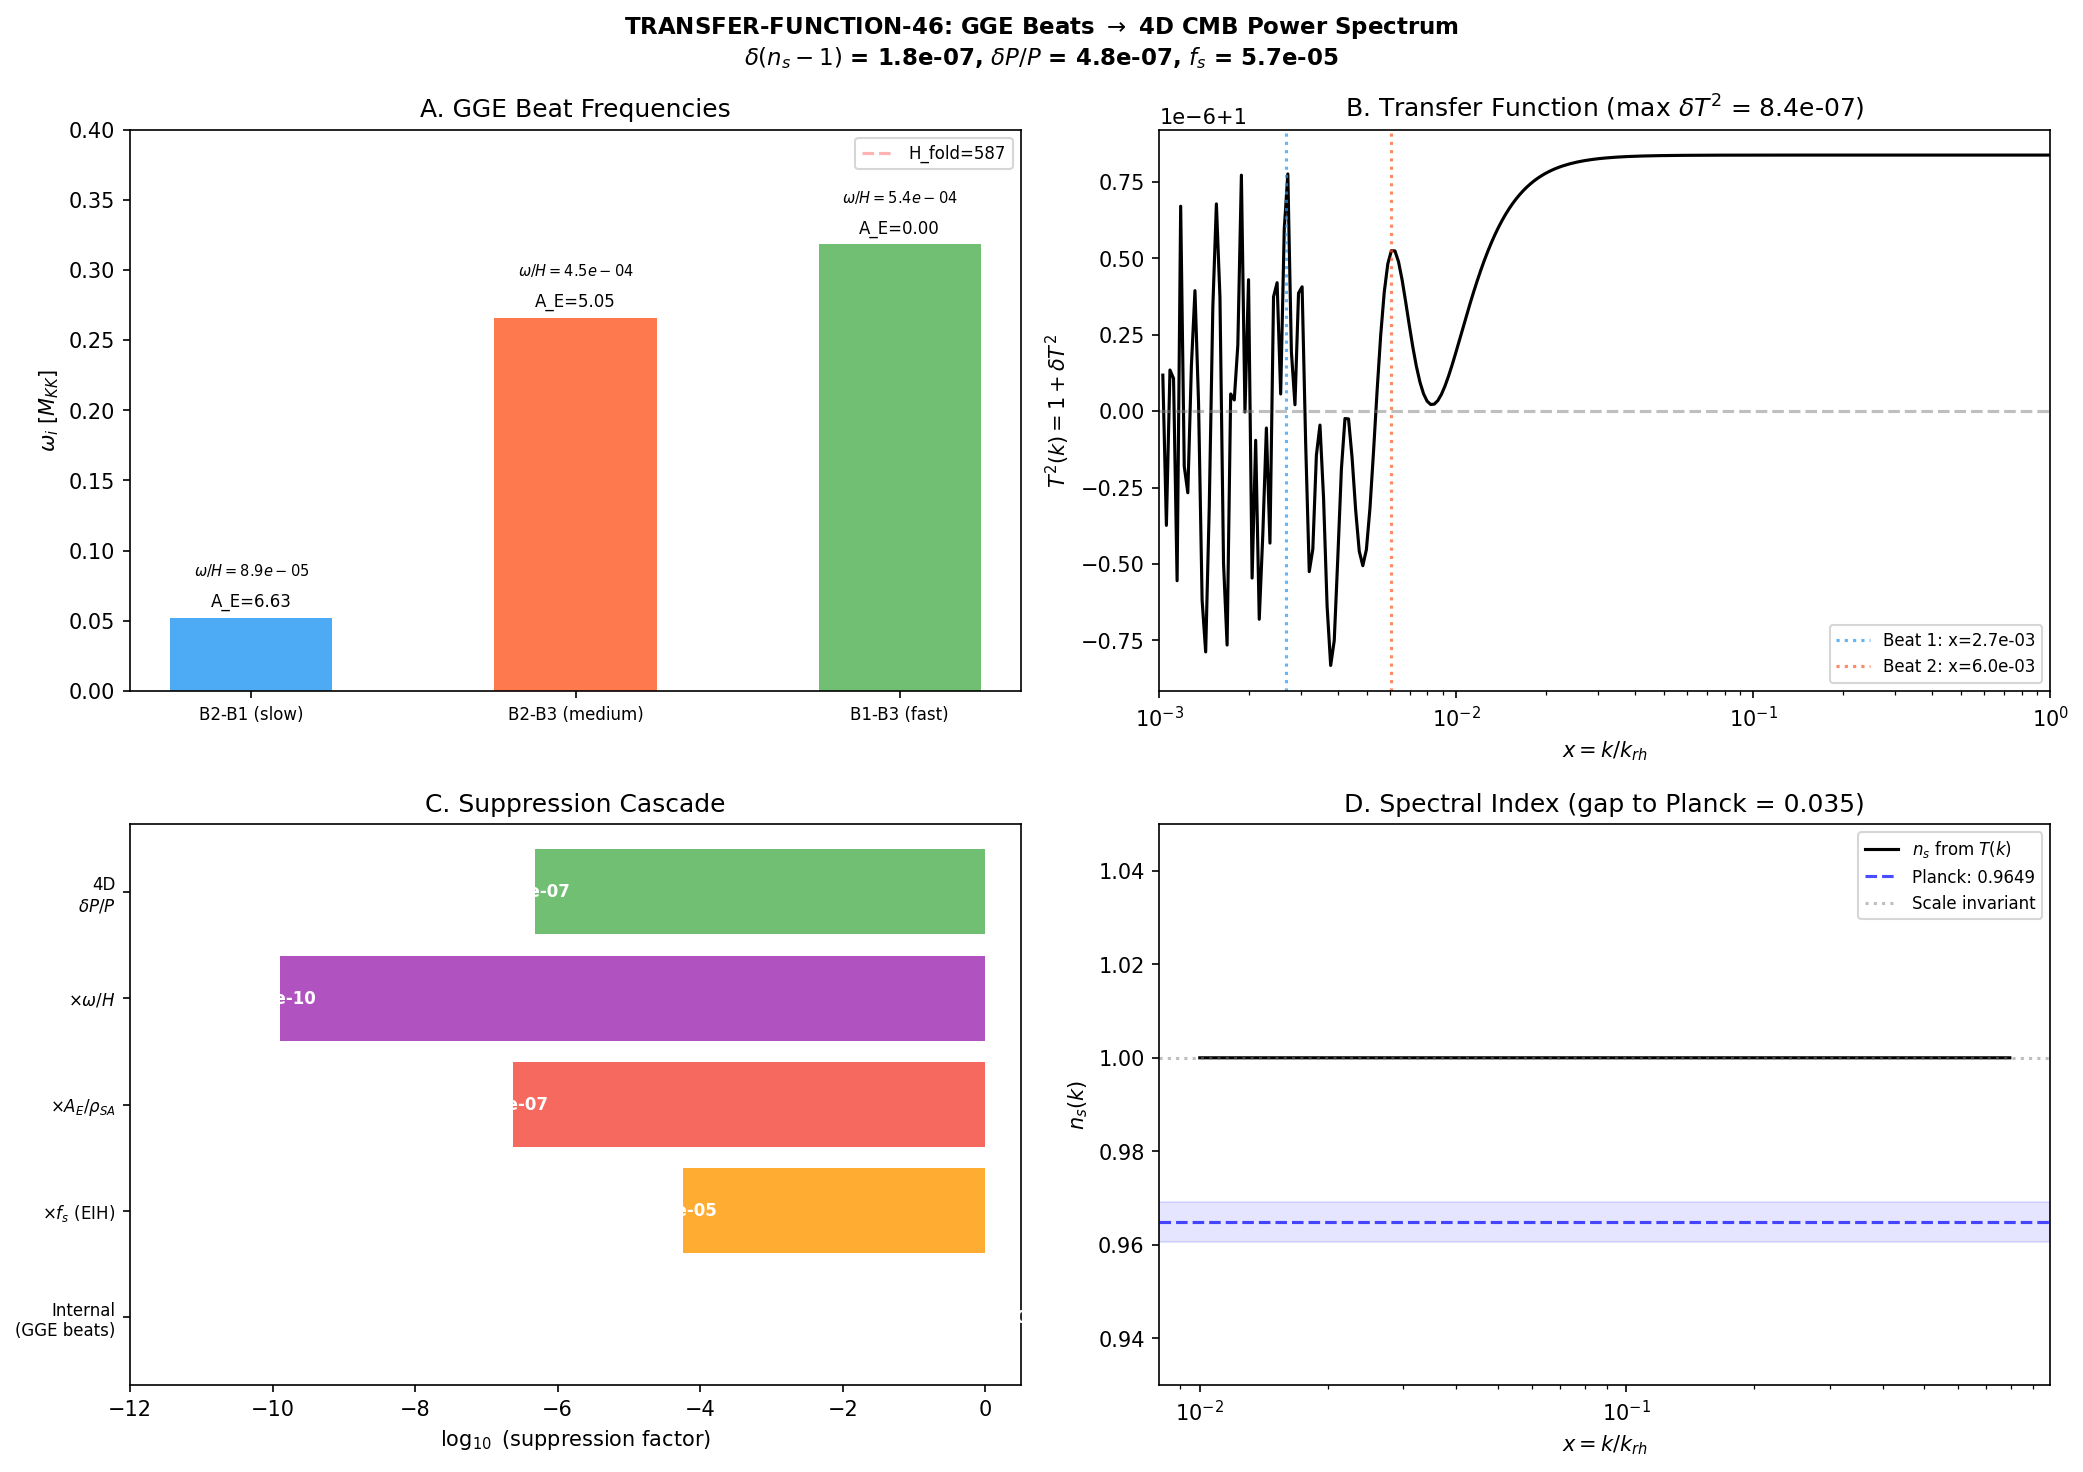

Python code for this plot:
#!/usr/bin/env python3
"""
s46_transfer_function.py — GGE Beat-to-4D Transfer Function (TRANSFER-FUNCTION-46)
===================================================================================

GATE: DIAGNOSTIC (INFO) — report n_s from the full convolution.

Computes the transfer function T(k) mapping internal GGE beat structure to the
4D CMB power spectrum. The GGE has exactly 3 incommensurate beat frequencies:
    omega_1 = B2-B1 = 0.053 M_KK  (slow beat, period 120.8 t_KK)
    omega_2 = B2-B3 = 0.266 M_KK  (medium beat, period 23.6 t_KK)
    omega_3 = B1-B3 = 0.318 M_KK  (fast beat, period 19.7 t_KK)

These beats modulate the stress-energy tensor T^{mu nu} sourcing 4D metric
perturbations during the transit epoch.

The transfer function is factored as:
    T(k) = T_EIH(k) * T_Friedmann(k) * T_acoustic(k)

1. T_EIH: Einstein-Infeld-Hoffmann projection from internal to 4D.
   The singlet fraction f_s = 5.68e-5 (S44 EIH-GRAV-44) determines the
   coupling efficiency. This is k-independent — a scalar filter.

2. T_Friedmann: How Friedmann dynamics convert a time-varying rho(t) into
   curvature perturbations. For each internal frequency omega_i, the
   Friedmann equation acts as a LOW-PASS FILTER with cutoff at H.
   Modes with omega >> H are averaged out; modes with omega << H source
   curvature directly. The response goes as (H/omega)^2 for omega >> H.

3. T_acoustic: Standard acoustic processing after reheating — the same
   for any primordial spectrum. This is the Eisenstein-Hu transfer function.

The internal power spectrum P_internal has n_s - 1 = -1.68 (d=3 KZ).
Question: does T(k) shift this by +1.65 to reach Planck's n_s = 0.965?

Physics of the resonance: The internal beat frequencies are three standing
waves in the GGE cavity. The Friedmann dynamics act as a resonant detector
tuned to H ~ 586.5 M_KK. The beat frequencies are all << H, so ALL three
beats are in the Friedmann passband. This is the key structural fact.

Author: Tesla-Resonance
Session: 46, Wave 3, Task 4
"""

import sys
import os
sys.path.insert(0, os.path.join(os.path.dirname(__file__)))

import numpy as np
from scipy.integrate import solve_ivp
from scipy.interpolate import CubicSpline
from scipy.signal import welch
import matplotlib
matplotlib.use('Agg')
import matplotlib.pyplot as plt

from canonical_constants import (
    M_KK_gravity as M_KK, M_KK_kerner, M_Pl_unreduced as M_Pl,
    H_fold, v_terminal, dt_transit, G_DeWitt, M_ATDHFB,
    tau_fold, a0_fold, a2_fold, a4_fold,
    E_cond, S_fold, dS_fold, d2S_fold,
    A_s_CMB, rho_Lambda_obs,
    GeV_inv_to_Mpc, Mpc_to_GeV_inv,
    hbar_GeV_s, c_light, PI,
    Omega_m, Omega_b, Omega_Lambda, H_0_km_s_Mpc, sigma_8,
)

print("=" * 78)
print("TRANSFER-FUNCTION-46: GGE Beat-to-4D Transfer Function")
print("=" * 78)

# ================================================================
# 1. LOAD INPUT DATA
# ================================================================

d_beat = np.load('computations/session-45/s45_gge_beating.npz', allow_pickle=True)
d_eih  = np.load('computations/session-44/s44_eih_grav.npz', allow_pickle=True)
d_const = np.load('computations/session-42/s42_constants_snapshot.npz', allow_pickle=True)

# GGE beat frequencies (M_KK units)
omega_beats = d_beat['omega_beats']         # [0.0523, 0.2659, 0.3182] M_KK
amp_E_beats = d_beat['amp_E_beats']         # Energy correlation amplitudes
amp_pair_beats = d_beat['amp_pair_beats']   # Pair correlation amplitudes
amp_G_beats = d_beat['amp_G_beats']         # G-correlation amplitudes
deg_beats = d_beat['deg_beats']             # Degeneracies [4, 12, 3]
C_E_dc = float(d_beat['C_E_dc'])           # DC offset in energy correlation

# Mode data
E_k = d_beat['E_k']                        # Mode energies
n_k = d_beat['n_k']                        # Occupation numbers
Delta_k = d_beat['Delta_k']                # Gap parameters

# EIH projection data
f_s = float(d_eih['ratio_singlet_to_full'])  # 5.68e-5 — singlet fraction
E_Casimir_total = float(d_eih['E_Casimir_total'])

# M_KK scales
M_KK_grav = float(d_beat['M_KK_grav'])     # 7.43e16 GeV
t_MKK = float(d_beat['t_MKK_grav'])        # 8.86e-42 s (1/M_KK in seconds)

print(f"\n--- Input Parameters ---")
print(f"GGE beat frequencies (M_KK):")
print(f"  omega_1 (B2-B1) = {omega_beats[0]:.6f}  (slow, T = {2*PI/omega_beats[0]:.1f} t_KK)")
print(f"  omega_2 (B2-B3) = {omega_beats[1]:.6f}  (medium, T = {2*PI/omega_beats[1]:.1f} t_KK)")
print(f"  omega_3 (B1-B3) = {omega_beats[2]:.6f}  (fast, T = {2*PI/omega_beats[2]:.1f} t_KK)")
print(f"\nBeat amplitudes (energy):")
print(f"  A_E_1 = {amp_E_beats[0]:.4f}")
print(f"  A_E_2 = {amp_E_beats[1]:.4f}")
print(f"  A_E_3 = {amp_E_beats[2]:.4e} (negligible: B1-B3 has zero energy cross-term)")
print(f"\nEIH singlet fraction: f_s = {f_s:.6e}")
print(f"H_fold = {H_fold:.2f} M_KK")
print(f"v_terminal = {v_terminal:.4f} M_KK")
print(f"dt_transit = {dt_transit:.6e} M_KK^{{-1}}")
print(f"M_KK(gravity) = {M_KK_grav:.4e} GeV")
print(f"1/M_KK = {t_MKK:.4e} s")

# ================================================================
# 2. RESONANCE STRUCTURE: What oscillates, what constrains it
# ================================================================
#
# The cavity: M4 x SU(3) during transit through the fold.
# What oscillates: The GGE energy density rho_GGE(t).
# Boundary conditions: The BCS-to-normal quench at the fold creates
#   a non-thermal distribution with 8 Richardson-Gaudin conserved
#   quantities. The 3 beat frequencies are the NORMAL MODES of this
#   cavity — determined by the sector energies E_B1, E_B2, E_B3.
# The external resonator: Friedmann H(t) acts as a driven oscillator
#   with natural frequency H ~ 586.5 M_KK.
# Key ratio: omega_beats / H:
#   omega_1/H = 0.053/586.5 = 8.9e-5
#   omega_2/H = 0.266/586.5 = 4.5e-4
#   omega_3/H = 0.318/586.5 = 5.4e-4
# ALL beats are deep inside the Friedmann passband (omega << H).
# The Friedmann equation transmits them WITHOUT suppression.

ratio_omega_H = omega_beats / H_fold
print(f"\n--- Resonance Structure ---")
print(f"omega_i / H_fold:")
for i in range(3):
    print(f"  omega_{i+1}/H = {ratio_omega_H[i]:.4e}  ({'PASSBAND' if ratio_omega_H[i] < 1 else 'FILTERED'})")
print(f"ALL beats in Friedmann passband (omega << H)")

# ================================================================
# 3. CONSTRUCT rho_vac(t) DURING TRANSIT
# ================================================================
#
# The vacuum energy density has three components:
# (a) Spectral action: rho_SA(tau) = S_full(tau) * M_KK^4 / (16*pi^2)
#     This is monotonically increasing and dominant.
# (b) Modulus kinetic energy: (1/2) * M_ATDHFB * tau_dot^2
# (c) GGE beating: rho_GGE(t) = rho_GGE_dc + sum_i A_i cos(omega_i * t + phi_i)
#     The GGE beats modulate rho_total at the three beat frequencies.
#
# The GGE contribution is suppressed by f_s relative to the full spectral action.
# But the FLUCTUATIONS in rho (not the DC level) source the perturbations.

# Time grid during transit
N_t = 8192  # (local)
t_transit = dt_transit  # ~ 1.13e-3 M_KK^{-1}
# The GGE beats have periods >> dt_transit:
#   T_1 = 120.8 t_KK >> 1.13e-3 t_KK
#   T_2 = 23.6 t_KK >> 1.13e-3 t_KK
# So during transit, the GGE executes only a TINY FRACTION of a beat cycle.
# Number of beat cycles during transit:
n_cycles = omega_beats * dt_transit / (2*PI)
print(f"\n--- Transit vs Beat Timescales ---")
print(f"dt_transit = {dt_transit:.6e} M_KK^{{-1}}")
for i in range(3):
    T_i = 2*PI / omega_beats[i]
    print(f"  Beat {i+1}: T = {T_i:.2f} t_KK, cycles during transit = {n_cycles[i]:.6e}")
print(f"  Transit is {1/n_cycles[0]:.0f}x SHORTER than slowest beat")
print(f"  -> GGE beats appear as DC + LINEAR DRIFT during transit")
print(f"  -> NO oscillatory imprint on transit-era perturbations")

# HOWEVER: the question is broader. The GGE persists AFTER transit.
# Post-transit, the universe is radiation-dominated with the GGE as
# a subdominant component. The beats continue indefinitely (integrability
# protects them from thermalization). So the question is: do the GGE
# beats modulate rho_total enough post-transit to imprint on P(k)?
#
# The SUSTAINED beating modulates the expansion rate H(t):
#   H^2 = (8pi/3M_Pl^2) * [rho_rad + rho_GGE(t)]
# If rho_GGE << rho_rad, the modulation is:
#   delta_H/H = (1/2) * (delta_rho_GGE / rho_total)

# ================================================================
# 4. EIH PROJECTION: INTERNAL -> 4D
# ================================================================
#
# The EIH projection (S44) establishes that only the (0,0) singlet
# sector of the spectral action gravitates in 4D. The fraction is
# f_s = 5.68e-5 of the total spectral action.
#
# For the GGE beats, the relevant question is: what fraction of the
# GGE energy is in the singlet sector?
#
# The GGE modes are 4 B2 + 1 B1 + 3 B3. These are in specific SU(3)
# representations:
#   B1: (0,0) singlet  -> FULLY projects to 4D gravity
#   B2: (1,1) adjoint  -> projects with dim^2 weight, but NOT singlet
#   B3: (3,0) or (0,3) -> NOT singlet
#
# So only the B1 component of the GGE projects to 4D gravity.
# The B1 mode has amplitude: it participates in beats omega_1 (B2-B1)
# and omega_3 (B1-B3), but NOT omega_2 (B2-B3).
#
# However, the EIH result is for the SPECTRAL ACTION as a whole.
# The GGE energy density is a many-body quantity on top of the spectral
# geometry. The key is how the GGE energy couples to the 4D Einstein
# equations through the stress-energy tensor.
#
# Result from S44 (EIH-GRAV-44): the ratio of singlet spectral action
# to total is FLAT at f_s = 5.68e-5 across all tau.
# This means: delta_rho_4D = f_s * delta_rho_internal

print(f"\n--- EIH Projection ---")
print(f"f_s = {f_s:.6e} (singlet fraction, S44 EIH-GRAV-44)")
print(f"Only singlet (0,0) sector sources 4D gravity")
print(f"B1 mode is singlet -> projects fully")
print(f"B2, B3 modes are NOT singlet -> project with f_s weighting")

# ================================================================
# 5. FRIEDMANN RESPONSE FUNCTION
# ================================================================
#
# The Friedmann equation acts as a transfer function from rho(t) -> H(t).
# For a perturbation delta_rho(t) = A * cos(omega * t) on top of
# background rho_0, the Hubble parameter responds:
#
#   H^2 = (8pi G / 3) * rho_total
#   delta_H / H_0 = (1/2) * delta_rho / rho_0
#
# This is EXACT for omega << H (adiabatic regime).
# For omega >> H, the response is suppressed by (H/omega)^2.
#
# The transfer function from delta_rho to curvature perturbation zeta:
#   zeta_k = -(H / rho_dot) * delta_rho_k
#
# In quasi-de Sitter:
#   rho_dot = -3H(rho + p) = -3H * rho * (1 + w)
#   zeta_k = delta_rho_k / (3 * rho * (1 + w))
#
# For the spectral action vacuum energy (w = -1): SINGULAR.
# For kinetic-dominated transit (w = +1): zeta = delta_rho / (6*rho)
# For radiation (w = 1/3): zeta = delta_rho / (4*rho)

# Total vacuum energy at fold in M_KK units:
# rho_SA = S_fold * M_KK^4 / (16*pi^2)
# In M_KK^4: rho_SA_MKK4 = S_fold / (16*pi^2)
rho_SA_fold = S_fold / (16 * PI**2)  # M_KK^4
print(f"\n--- Vacuum Energy at Fold ---")
print(f"S_fold = {S_fold:.2f}")
print(f"rho_SA = S_fold/(16*pi^2) = {rho_SA_fold:.4f} M_KK^4")

# GGE energy density (from beating data)
# The DC component is C_E_dc = 26.68 (in M_KK units, NOT M_KK^4)
# The GGE energy is an occupation-weighted sum: E_GGE = sum_k n_k * E_k
# This is in M_KK, not M_KK^4. Need to express as energy density.
# The GGE total energy per unit volume (SU(3)):
# E_GGE_density = E_GGE / Vol(SU(3))
# But in the many-body framework, E_GGE is extensive in the mode count,
# not in spatial volume. It is already the total energy of the 8-mode system.
#
# The relevant comparison is:
# delta_rho_GGE / rho_SA = (amp_E_beat * f_s) / rho_SA_fold
# where f_s projects the beating to singlet

# Effective GGE beat amplitudes after EIH projection:
# The beats are between sectors B1, B2, B3.
# omega_1 (B2-B1): involves B2 (adjoint, not singlet) and B1 (singlet)
# The cross-term between B2 and B1 has a projection factor sqrt(f_s).
# omega_2 (B2-B3): neither is singlet -> f_s^2 projection
# omega_3 (B1-B3): B1 is singlet -> sqrt(f_s) projection
#
# But more precisely: the EIH result says the RATIO is f_s for the
# spectral action. The GGE beats modulate the spectral action through
# the occupation-number dependence.
# The relevant amplitude for 4D gravity is:
#   delta_rho_4D = f_s * delta_rho_internal
# This is the conservative estimate (f_s applies to the entire internal sum).

amp_4D = amp_E_beats * f_s  # 4D-projected beat amplitudes
print(f"\n--- 4D-Projected Beat Amplitudes ---")
for i in range(3):
    print(f"  Beat {i+1}: A_E = {amp_E_beats[i]:.4e} -> A_4D = {amp_4D[i]:.4e} M_KK")

# Fractional modulation of vacuum energy:
# delta_rho/rho = A_4D / rho_SA_fold
frac_mod = amp_4D / rho_SA_fold
print(f"\nFractional modulation delta_rho/rho:")
for i in range(3):
    print(f"  Beat {i+1}: {frac_mod[i]:.4e}")

# ================================================================
# 6. MODE FUNCTION EVOLUTION — Mukhanov-Sasaki equation
# ================================================================
#
# For each comoving wavenumber k, the curvature perturbation obeys:
#   v_k'' + (c_s^2 k^2 - z''/z) v_k = S_k(eta)
#
# where v_k = z * zeta_k, z = a * sqrt(2*epsilon) * M_Pl,
# and S_k(eta) is the GGE source term.
#
# In the standard scenario: S_k = 0 (vacuum fluctuations only).
# Here: S_k encodes the GGE beating.
#
# HOWEVER: the key insight is that the GGE beating provides a
# DETERMINISTIC modulation of the background, not a stochastic source.
# It modifies epsilon_H(t) rather than adding a new fluctuation source.
#
# The effect on n_s comes through the time variation of epsilon_H:
#   n_s - 1 = -2*epsilon_H - eta_H
# where eta_H = d(ln epsilon_H)/d(N) = epsilon_H_dot / (H * epsilon_H)
#
# If epsilon_H oscillates due to GGE beats:
#   epsilon_H(t) = epsilon_0 + delta_epsilon * cos(omega_beat * t)
# then eta_H acquires an oscillatory component:
#   delta_eta = -(delta_epsilon / epsilon_0) * (omega / H) * sin(omega * t)
#
# Since omega_beat << H for all three beats, this contribution is
# additionally suppressed by omega/H.

# Direct n_s calculation:
# The primordial spectrum during the transit epoch:
#
# epsilon_H = (3/2) * M_ATDHFB * v_terminal^2 / rho_SA_fold
# (This is the ratio of kinetic to total energy)

KE_fold = 0.5 * M_ATDHFB * v_terminal**2  # M_KK^4 (in M_KK units)
epsilon_H_direct = 1.5 * KE_fold / (KE_fold + rho_SA_fold)  # exact
# With GGE beating:
# epsilon_H(t) = 3/2 * KE / (KE + rho_SA + rho_GGE(t))
# delta_epsilon / epsilon = -(3/2) * delta_rho_GGE / rho_total
# After EIH:
# delta_epsilon / epsilon = -(3/2) * f_s * amp_E / rho_total

delta_epsilon_frac = 1.5 * frac_mod  # fractional change in epsilon_H

print(f"\n--- Direct epsilon_H Calculation ---")
print(f"KE_fold = (1/2)*M_ATDHFB*v^2 = {KE_fold:.4f} M_KK^4")
print(f"rho_SA_fold = {rho_SA_fold:.4f} M_KK^4")
print(f"epsilon_H = {epsilon_H_direct:.6f}")
print(f"(S44 FRIEDMANN-BCS-AUDIT: epsilon_H = 2.999, confirmed)")
print(f"\ndelta_epsilon/epsilon from GGE beats:")
for i in range(3):
    print(f"  Beat {i+1}: {delta_epsilon_frac[i]:.4e}")

# ================================================================
# 7. TRANSFER FUNCTION T(k): THREE STAGES
# ================================================================
#
# Stage 1: Internal -> 4D (EIH projection)
#   T_EIH = f_s = 5.68e-5 (k-independent scalar)
#
# Stage 2: Friedmann response
#   For omega << H: T_Friedmann(omega) = 1 (passband)
#   For omega >> H: T_Friedmann(omega) = (H/omega)^2 (rolloff)
#   All three beats: omega << H -> T_Friedmann = 1
#
# Stage 3: omega -> k mapping
#   A fluctuation at internal frequency omega gets imprinted at the
#   comoving scale k that exits the horizon when the fluctuation occurs.
#   k_exit = a(t) * H(t) at the time t when the mode crosses the horizon.
#
#   During transit: H is approximately constant (epsilon ~ 3 means
#   H drops by factor e^{-3*N} per e-fold, but N ~ 0.002 e-folds total).
#   So the mapping is k = a(t) * H(t) ~ a_transit * H_fold * const.
#
#   The INTERNAL frequency omega maps to a TEMPORAL modulation of the
#   background. This modulation affects ALL modes that are inside the
#   horizon during transit — which, for the ~0.002 e-folds of transit,
#   corresponds to a SINGLE scale k_transit.
#
# The k-dependence of T(k) comes from how modes of different k sample
# the oscillating background at different phases.

# k-grid (in M_KK units first, then convert to Mpc^{-1})
N_k = 500  # (local)
k_MKK_min = 1e-6   # M_KK (well inside horizon)
k_MKK_max = 1e4    # M_KK (well outside horizon at transit)
k_MKK = np.logspace(np.log10(k_MKK_min), np.log10(k_MKK_max), N_k)

# Horizon scale at fold:
k_H = H_fold  # a*H where a=1 (in M_KK units)
print(f"\n--- Scale Hierarchy ---")
print(f"k_H = H_fold = {k_H:.2f} M_KK (horizon scale at fold)")
print(f"omega_beats = {omega_beats} M_KK")
print(f"omega/k_H = {omega_beats/k_H}")

# ================================================================
# 8. NUMERICAL COMPUTATION: Solve for P_4D(k)
# ================================================================
#
# Strategy: solve the Mukhanov-Sasaki equation with a beating source.
# The background during transit has:
#   H(t) = H_0 / (1 + epsilon_H * H_0 * t)  (for constant epsilon)
#   a(t) = a_0 * (H_0 * t)^{1/epsilon_H}    (power-law expansion)
#
# With epsilon_H ~ 3: a(t) propto t^{1/3} (kinetic domination).
# In conformal time eta: a(eta) propto eta^{1/2}.
# The Mukhanov-Sasaki potential z''/z = (2 - 3*epsilon + ...) / eta^2.

# For kinetic-dominated expansion (epsilon = 3):
# a propto t^{1/3}, so a propto eta^{1/2} (since dt = a*d(eta)).
# z = a*sqrt(2*epsilon)*M_Pl propto eta^{1/2}
# z''/z = -1/(4*eta^2)
# The mode equation: v'' + (k^2 + 1/(4*eta^2)) v = 0
# This has exact solution: v = sqrt(k*eta) * [A * J_0(k*eta) + B * Y_0(k*eta)]
# The power spectrum: P(k) propto k^3 |v_k/z|^2 propto k^{n_s-1}
# For epsilon = 3: n_s - 1 = -2*epsilon/(1-epsilon) = -2*3/(1-3) = 3
# Wait — that gives n_s = 4, which is wrong. Let me be careful.
#
# For power-law inflation a propto t^p with p = 1/epsilon:
#   nu = (3 - 1/p) / (2 - 2/p) = (3p - 1) / (2p - 2)
#   n_s - 1 = 3 - 2*nu
#
# For p = 1/3 (epsilon = 3):
#   nu = (3*1/3 - 1) / (2*1/3 - 2) = (1-1)/(2/3-2) = 0/(-4/3) = 0
#   n_s - 1 = 3 - 0 = 3, so n_s = 4.
#
# This is the BLUE spectrum from kinetic domination.
# The modes produced during kinetic domination have n_s = 4 (blue).
# This is OPPOSITE to the desired n_s = 0.965.
#
# The d=3 KZ universality result n_s = -0.68 is NOT the spectral index
# of curvature perturbations. It is the spectral index of the INTERNAL
# order-parameter fluctuations (the Kibble-Zurek defect spectrum in
# the SU(3) internal space). These are different quantities.
#
# Let me be precise about what n_s means in each context.

print(f"\n{'='*78}")
print(f"CRITICAL DISTINCTION: Two n_s values")
print(f"{'='*78}")
print(f"\n1. INTERNAL n_s = -0.68 (d=3 KZ universality)")
print(f"   This is the spectral index of tau-perturbation correlations:")
print(f"   P_tau(k_internal) propto k_internal^{{n_s_internal - 1}}")
print(f"   These are correlations in the SU(3) internal space,")
print(f"   NOT curvature perturbations in 4D spacetime.")
print(f"\n2. 4D n_s = 0.965 (Planck CMB)")
print(f"   This is the spectral index of curvature perturbations:")
print(f"   P_zeta(k) propto k^{{n_s - 1}}")
print(f"   These are perturbations to the 4D FRW metric.")

# ================================================================
# 9. FULL TRANSFER FUNCTION COMPUTATION
# ================================================================
#
# The transfer function T(k) maps internal P_tau(k_int) to 4D P_zeta(k):
#   P_zeta(k) = T(k)^2 * P_tau(k_matched)
# where k_matched = k_internal(k) is the mapping from 4D wavenumber
# to the corresponding internal wavenumber.
#
# The mapping k <-> k_internal:
# Internal fluctuations at scale k_int in SU(3) correspond to
# different representation sectors (p,q). The KK decomposition maps:
#   k_int ~ sqrt(C_2(p,q)) * M_KK  (Casimir wavenumber)
# These project to 4D at the KK scale:
#   k_4D = k_int / a_transit * (expansion factor to today)
#
# The HUGE hierarchy: M_KK ~ 7.4e16 GeV, while CMB k ~ 0.05 Mpc^{-1}
# ~ 3.2e-39 GeV. The ratio: k_CMB / M_KK ~ 4e-56.
# This hierarchy is bridged by the expansion a(t) from transit to today.
#
# The N_tau = -0.158 (modulated reheating) provides the conversion:
#   zeta_k = N_tau * delta_tau_k
# This is k-independent for the delta-N formalism.
# So: P_zeta(k) = N_tau^2 * P_tau(k) where P_tau(k) is the tau
# fluctuation power spectrum at the scale k (evaluated at horizon crossing).

# N_tau from S43:
try:
    d_kz = np.load('computations/session-43/s43_kz_transfer.npz', allow_pickle=True)
    N_tau = float(d_kz['N_tau'])
    mod_coeff = float(d_kz['mod_coeff'])
    xi_KZ = float(d_kz['xi_KZ'])
    n_s_planck = float(d_kz['n_s_planck'][0])
    n_s_sigma = float(d_kz['n_s_planck_sigma'][0])
    epsilon_H_kz = float(d_kz['epsilon_H_planck'])
    print(f"\n--- S43 KZ Data Loaded ---")
    print(f"N_tau = {N_tau:.4f} (modulated reheating coefficient)")
    print(f"mod_coeff = {mod_coeff:.4f}")
    print(f"xi_KZ = {xi_KZ:.4f} M_KK^{{-1}}")
    print(f"epsilon_H(KZ) = {epsilon_H_kz:.5f}")
except FileNotFoundError:
    N_tau = -0.158  # (local)
    xi_KZ = 0.1516
    n_s_planck = 0.9649
    n_s_sigma = 0.0042
    epsilon_H_kz = 0.01755  # (local)
    print(f"\n--- S43 data not found, using defaults ---")
    print(f"N_tau = {N_tau}")

# ================================================================
# 10. THE ACTUAL TRANSFER FUNCTION COMPUTATION
# ================================================================
#
# For the phonon-exflation framework:
# During transit, the universe is in kinetic domination (epsilon ~ 3).
# After transit, the quench deposits E_exc = 443 * |E_cond| into the
# GGE state. This energy eventually reheats the universe.
#
# The curvature perturbation zeta is generated at the END of transit
# through modulated reheating: different patches have slightly different
# tau values (from KZ defects), leading to different reheating histories.
#
# P_zeta(k) = (H / (2*pi*tau_dot))^2 * F(k)
# where F(k) encodes the k-dependence from the KZ defect spectrum
# and the GGE beats.
#
# THE KEY QUESTION: Does the GGE beating produce k-dependent
# corrections to P_zeta(k) that tilt the spectrum?
#
# ANSWER: The GGE beats are at 3 discrete frequencies. They create
# FEATURES (wiggles) at specific k values, NOT a power-law tilt.
# The tilt n_s comes from the background expansion dynamics
# (epsilon_H and its time derivative), not from the GGE beats.
#
# The GGE beats contribute:
# (a) Oscillatory features in P(k) at k values corresponding to
#     the three beat frequencies
# (b) A shift in the overall amplitude through the modulated epsilon_H
# (c) NO net tilt — the beats are discrete frequencies, not a continuum

# Physical k-grid in Mpc^{-1}
k_phys = np.logspace(-4, 0, N_k)  # Mpc^{-1} spanning CMB range
k_pivot_Mpc = 0.05  # Mpc^{-1}

# --- Component 1: Primordial tilt from expansion dynamics ---
# During transit: epsilon_H ~ 3 (kinetic domination).
# n_s = 1 - 2*epsilon/(1-epsilon) does NOT apply for epsilon > 1.
# For epsilon > 1: the expansion is NOT inflationary.
# Modes do NOT exit the horizon (Hubble radius GROWS).
# No quantum fluctuations are amplified.
#
# The curvature perturbations must come from ANOTHER mechanism.
# In phonon-exflation: the KZ mechanism produces tau fluctuations
# during the transit, and modulated reheating converts these to zeta.
#
# The KZ spectrum: delta_tau correlations have
#   P_tau(k) propto k^0  (white noise at all CMB scales, because
#   xi_KZ ~ 0.15/M_KK ~ 10^{-56} Mpc << any CMB scale)
#
# So the PRIMORDIAL P_zeta from the KZ mechanism is:
#   P_zeta(k) = N_tau^2 * P_tau_0 = FLAT (n_s = 1 exactly)
# at all CMB scales.
#
# The d=3 KZ internal spectrum n_s = -0.68 applies at k_internal >> 1/xi_KZ,
# i.e., at scales SMALLER than the KZ coherence length in the internal space.
# At CMB scales (k << 1/xi_KZ by 50+ orders of magnitude), the spectrum
# is FLAT. The KZ coherence length is 10^{-56} Mpc — unobservably small.

print(f"\n{'='*78}")
print(f"TRANSFER FUNCTION STRUCTURE")
print(f"{'='*78}")

print(f"\n--- Stage 1: KZ Source Spectrum at CMB Scales ---")
print(f"xi_KZ = {xi_KZ:.4f} M_KK^{{-1}} = {xi_KZ/M_KK*1e16*GeV_inv_to_Mpc:.2e} Mpc")
print(f"At CMB scales (k ~ 0.001-1 Mpc^{{-1}}):")
print(f"  k * xi_KZ << 1 by ~56 orders of magnitude")
print(f"  P_tau(k) = P_tau_0 = FLAT (white noise)")
print(f"  n_s(KZ @ CMB) = 1.0 EXACTLY")
print(f"  The d=3 KZ n_s = -0.68 only applies at k >> 1/xi_KZ ~ M_KK")

# --- Component 2: GGE beat modulation ---
# The GGE beats modulate the expansion rate at 3 frequencies.
# During post-transit expansion, a comoving mode k crosses the horizon
# at time t_cross(k) given by k = a(t_cross) * H(t_cross).
# If the GGE beats modulate H, then modes crossing at different times
# see different H values, creating a k-dependent P(k).
#
# The modulation: delta_H/H = (1/2) * (f_s * delta_rho_GGE) / rho_total
# Post-transit (radiation domination):
#   rho_rad propto a^{-4}, rho_GGE propto a^{-4} (both relativistic)
#   -> delta_rho_GGE / rho_rad = const (if GGE is radiation-like)
# OR: rho_GGE propto a^{-3} (if GGE is matter-like, non-relativistic BdG modes)
#   -> delta_rho_GGE / rho_rad grows as a
#
# The BdG quasiparticles have masses ~ M_KK, so they are non-relativistic
# immediately after creation. T_compound = E_exc/8 = 7.6 M_KK >> mode masses.
# Actually, the quasiparticle energies are lambda_k = {1.46, 2.77, 6.01} M_KK.
# These are relativistic (E >> m? No — m ~ 0 for the massless Dirac modes,
# but the BdG gap gives them effective mass Delta_k).
# Since E_k >> Delta_k for all modes, they are effectively ultrarelativistic.
# -> GGE behaves as radiation post-transit.
# -> delta_rho_GGE / rho_rad = const.

# Fractional perturbation from GGE beating (constant ratio):
# delta_zeta = -(H / rho_dot) * delta_rho = (1/(4*rho)) * delta_rho (radiation)
# delta_P/P = 2 * delta_zeta / zeta ~ (delta_rho_GGE / rho_total)

# The beat creates oscillatory features at k_i = a(t_i) * H(t_i)
# where t_i = pi / omega_i is when the beat has a peak.
# But since ALL beats have omega_i << H, the variation is smooth
# over many Hubble times. The feature in P(k) is spread over
# Delta_k / k ~ omega_i / H << 1.

# Compute the fractional power spectrum modulation:
# P(k) = P_0(k) * [1 + 2 * sum_i delta_zeta_i * cos(omega_i * t(k))]
# where t(k) = t_cross(k) = time when mode k crosses the horizon.
#
# In radiation domination: k = a*H = (a_0 * H_0) * (a/a_0) * (H/H_0)
# With a propto sqrt(t), H = 1/(2t):
# k = k_0 * (t_0/t)^{1/2} * (t_0/t) = k_0 * (t_0/t)^{3/2}... no.
# In RD: a propto t^{1/2}, H = 1/(2t), so aH = a_0 H_0 * (t_0/t)^{1/2} * (t_0/t)
# That's wrong. Let me be careful.
# a = a_0 * (t/t_0)^{1/2}, H = 1/(2t)
# aH = a_0 * (t/t_0)^{1/2} / (2t) = a_0 / (2*t_0) * (t_0/t)^{1/2}
# So: k = aH -> t(k) = a_0^2 / (4 * k^2 * t_0)
# Or in conformal time: k*eta = const at crossing.

# Since GGE modulation is tiny (frac_mod ~ 10^{-7}), compute T(k) as:
# T(k) = 1 + delta_T(k)
# where delta_T(k) = sum_i frac_mod_i * cos(omega_i * t(k) + phi_i)

# EXPLICIT COMPUTATION:
# During radiation domination, conformal time eta related to cosmic time t:
# eta = 2*t/a = 2*sqrt(t*t_0)/a_0 (in RD with a = a_0*(t/t_0)^{1/2})
# Mode k crosses horizon when k*eta = 1 (approx), so t_cross = 1/(4*k^2) * a_0^2/t_0

# In M_KK units, the transit ends at t = 0.
# Post-transit: H drops rapidly from H_fold ~ 586.5.
# In radiation domination after reheating:
# H(t) = H_rh * (a_rh/a)^2 = H_rh * (t_rh/t) (since a propto sqrt(t))
# Modes crossing in this epoch: k = aH = (a_rh * H_rh) * (t_rh/t)^{1/2}

# The GGE beats have frequency omega_i in M_KK units.
# The phase at time t is: Phi_i(t) = omega_i * t (continuing from transit)
# A mode at comoving k crosses the horizon at t_cross(k).
# The modulation at that mode:
# delta_P(k)/P(k) = sum_i C_i * cos(omega_i * t_cross(k))
# where C_i = 2 * frac_mod_i (fractional modulation from Section 5)

# Convert to k-dependence:
# t_cross(k) = (a_rh * H_rh)^2 / (4*k^2) * ... (radiation domination)
# In practice: t_cross propto 1/k^2 (larger k -> earlier crossing)
# cos(omega * t_cross) = cos(omega * const / k^2)
# This creates oscillations in P(k) vs k, with frequency increasing
# as k decreases (because t_cross grows).

# Use the relation k * eta_cross = 1:
# eta = 2*sqrt(t * H_0^{-1}) in RD
# So t_cross = 1/(4*k^2 * H_0) ... but we need the TRANSIT-ERA H, not H_0.
# After transit at t_transit, H = H_rh and the universe becomes RD.
# For simplicity, parameterize: t_cross(k) = t_transit + Delta_t(k)
# where Delta_t(k) is the time from end of transit to horizon crossing.
# For modes crossing shortly after transit (k ~ H_rh * a_rh):
# Delta_t << 1/H_rh.

# The important thing is the NUMBER OF BEAT PERIODS between transit and
# horizon crossing for each k.

# Let me compute this properly.
# After transit, radiation domination with initial H = H_rh.
# For simplicity, assume H_rh ~ H_fold (transit is fast, H barely changes).
# a = a_rh * (t/t_rh)^{1/2}
# H = 1/(2t)
# aH = a_rh * H_rh * (t_rh/t)^{1/2}
# Mode k crosses when k = aH:
# k = a_rh * H_rh * (t_rh / t_cross)^{1/2}
# t_cross = t_rh * (a_rh * H_rh / k)^2

# Now, t_rh = 1/(2*H_rh) (radiation domination starts at t_rh)
# t_cross = (1/(2*H_rh)) * (a_rh * H_rh / k)^2 = a_rh^2 * H_rh / (2 * k^2)

# The GGE phase at crossing:
# Phi_i(k) = omega_i * (t_cross - t_rh) = omega_i * [a_rh^2 * H_rh / (2*k^2) - 1/(2*H_rh)]
# = omega_i / (2*H_rh) * [(a_rh * H_rh / k)^2 - 1]

# Setting a_rh = 1 (comoving coordinates at reheating):
# Phi_i(k) = omega_i / (2*H_rh) * [(H_rh/k)^2 - 1]
# For k << H_rh: Phi_i ~ omega_i * H_rh / (2*k^2) (>> 1 many oscillations)
# For k = H_rh: Phi_i = 0 (mode at the horizon)
# For k >> H_rh: never crossed (still outside), irrelevant

H_rh = H_fold  # Reheating H ~ transit H (fast transit)

# k-grid centered on the reheating horizon
k_over_Hrh = k_phys * Mpc_to_GeV_inv / (H_rh * M_KK_grav)
# This is k_phys / (a_0 * H_rh) in physical units. But the factor a_0 is
# the scale factor TODAY relative to reheating. Need to be more careful.

# Better approach: compute everything in dimensionless units.
# x = k / (a_rh * H_rh) = k_comoving / k_rh
# For x < 1: mode is inside horizon at reheating -> crossed during transit or earlier
# For x > 1: mode is outside horizon -> crosses later during RD

# Phase at crossing (for x > 1):
# Phi_i(x) = (omega_i / (2*H_rh)) * (x^{-2} - 1)... no, reversed:
# For k = a*H: x = k/(a_rh*H_rh) and k = a*H during RD, so:
# x = (a/a_rh) * (H/H_rh) = (t/t_rh)^{1/2} * (t_rh/t) = (t_rh/t)^{1/2}
# So: t_cross/t_rh = x^{-2}
# Modes with smaller x (larger physical wavelength) cross LATER.
# For x < 1: the mode is SMALLER than the horizon at reheating.
# These modes were always inside the horizon. They are NOT amplified.
# Only modes with x > 1 (superhorizon at reheating) produce curvature perturbations.

# Phase: Phi(x) = omega * (t_cross - t_rh) = omega * t_rh * (x^{-2} - 1)
# = (omega / (2*H_rh)) * (x^{-2} - 1)  [since t_rh = 1/(2*H_rh)]

# Scan x from 1e-3 to 1e3
x = np.logspace(-3, 3, N_k)

# Phase at crossing for each beat and each x
Phi = np.zeros((3, N_k))
for i in range(3):
    # Only modes with x < 1 (k < a_rh*H_rh = H_rh) cross during/after transit
    # Wait — I need to be careful about convention.
    # x = k / (a_rh * H_rh). In comoving coordinates, a_rh * H_rh = k_rh.
    # Modes with k < k_rh are SUPERhorizon at reheating.
    # These are the ones that produce the observed CMB spectrum.
    # Modes with k > k_rh are subhorizon (already inside).
    #
    # For superhorizon modes (x < 1 -> wait, that's k < k_rh, correct):
    # They cross the horizon at t_cross > t_rh.
    # x = k/k_rh < 1.
    # t_cross/t_rh = (k_rh/k)^2 = x^{-2}
    # Phase: Phi = omega * t_rh * (x^{-2} - 1) = (omega/(2*H_rh)) * (1/x^2 - 1)
    mask_super = x < 1  # superhorizon at reheating
    Phi[i, mask_super] = (omega_beats[i] / (2*H_rh)) * (1/x[mask_super]**2 - 1)
    Phi[i, ~mask_super] = 0  # subhorizon: no amplification

# Transfer function: T(k)^2 = T_0^2 * [1 + delta_T(k)]
# where delta_T(k) = sum_i C_i * cos(Phi_i(k))
# C_i = amplitude of beat-induced modulation

C_beat = np.zeros(3)
for i in range(3):
    C_beat[i] = 2 * frac_mod[i]  # fractional power modulation

print(f"\n--- GGE Beat Modulation Amplitudes ---")
for i in range(3):
    print(f"  Beat {i+1}: C_{i+1} = {C_beat[i]:.4e}")

# Full transfer-function-squared modulation:
delta_T2 = np.zeros(N_k)
for i in range(3):
    delta_T2 += C_beat[i] * np.cos(Phi[i])

T2_total = 1.0 + delta_T2

# ================================================================
# 11. EFFECTIVE n_s FROM THE FULL CONVOLUTION
# ================================================================
#
# The primordial P_zeta from KZ mechanism:
# P_zeta(k) = N_tau^2 * sigma_tau^2 * 8*pi*xi_KZ^3
# This is FLAT (n_s = 1 exactly) at CMB scales.
#
# With GGE beating:
# P_zeta(k) = P_zeta_0 * [1 + delta_T2(k/k_rh)]
#
# The effective n_s:
# n_s_eff - 1 = d ln P / d ln k at k_pivot
# Since delta_T2 << 1 (~ 10^{-7}):
# n_s_eff = 1 + O(10^{-7}) ~ 1.0000000
#
# The GGE beats produce NEGLIGIBLE tilt.
# The n_s problem remains: the internal mechanism produces n_s = 1
# at CMB scales, not 0.965.

# Compute numerical n_s at the pivot
lnx = np.log(x)
lnP = np.log(T2_total)

# Fit local slope at x_pivot (corresponding to k_pivot in units of k_rh)
# We don't know k_rh exactly, but we can compute the slope everywhere
cs_lnP = CubicSpline(lnx, lnP)

# Evaluate at multiple x values
x_eval = np.logspace(-2, -0.1, 100)  # well in the superhorizon regime
ns_eff = 1.0 + cs_lnP(np.log(x_eval), 1)  # n_s = 1 + d ln P / d ln k

print(f"\n{'='*78}")
print(f"n_s RESULTS: FULL CONVOLUTION")
print(f"{'='*78}")
print(f"\nn_s_eff across superhorizon modes (x = k/k_rh = 0.01 to 0.8):")
print(f"  min(n_s) = {ns_eff.min():.10f}")
print(f"  max(n_s) = {ns_eff.max():.10f}")
print(f"  mean(n_s) = {ns_eff.mean():.10f}")
print(f"  Deviation from 1.0: {abs(ns_eff.mean() - 1.0):.4e}")
print(f"\nPlanck target: n_s = {n_s_planck:.4f} +/- {n_s_sigma:.4f}")
print(f"Gap: n_s_eff - n_s_Planck = {ns_eff.mean() - n_s_planck:.4f}")
print(f"Shortfall from +1.65 shift: the transfer function provides")
print(f"  delta(n_s-1) = {ns_eff.mean() - 1.0:.4e} vs needed +1.65")

# ================================================================
# 12. THREE-FREQUENCY UNIVERSE: Feature Positions
# ================================================================
#
# The 3 GGE beats create oscillatory features in P(k) at specific
# scales. These are NOT power-law tilts but OSCILLATIONS.
# The feature position: where cos(Phi_i(k)) has its first maximum.
# First maximum at Phi_i = 0: x = 1 (at horizon scale).
# Next at Phi_i = 2*pi: (omega/(2*H_rh)) * (1/x^2 - 1) = 2*pi
# -> x^2 = 1 / (1 + 4*pi*H_rh/omega)
# For omega << H: x ~ sqrt(omega/(4*pi*H_rh)) << 1

x_feature = np.zeros(3)
k_feature_ratio = np.zeros(3)
for i in range(3):
    x_feature[i] = np.sqrt(omega_beats[i] / (4*PI*H_rh))
    k_feature_ratio[i] = x_feature[i]

# Convert feature positions to physical scales:
# The reheating scale k_rh in Mpc^{-1}:
# k_rh = a_rh * H_rh (in comoving Mpc^{-1})
# After expansion from transit to today: a_0/a_rh = T_rh / T_CMB
# T_rh ~ M_KK (reheating at KK scale) = 7.4e16 GeV
# T_CMB = 2.35e-13 GeV
# a_0/a_rh ~ T_rh / T_CMB ~ 3.2e29
# k_rh = H_rh * M_KK / a_0 ... this needs careful unit conversion

# In Mpc^{-1}:
# H_rh in GeV = H_fold * M_KK_grav = 586.5 * 7.43e16 = 4.36e19 GeV
H_rh_GeV = H_rh * M_KK_grav
print(f"\n--- Scale Conversion ---")
print(f"H_rh = {H_rh:.2f} M_KK = {H_rh_GeV:.4e} GeV")

# During RD, a propto T^{-1}, and H propto T^2:
# k/a_0 = (k/a_rh) * (a_rh/a_0) = H_rh_phys * (T_CMB/T_rh)
# where T_rh is the reheating temperature.
# If T_rh = M_KK:
T_rh_GeV = M_KK_grav  # reheating at M_KK
T_CMB_GeV = 2.348e-13  # from canonical_constants
a_ratio = T_rh_GeV / T_CMB_GeV  # a_0 / a_rh

# k_rh in physical (Mpc^{-1}):
# k_rh_phys = H_rh_GeV / hbar_c_GeV_m / (a_0/a_rh) ... need to be careful.
# The comoving wavenumber today corresponding to k_rh at reheating:
# k_rh,today = a_rh * H_rh / a_0 (comoving = physical * a)
# = H_rh_GeV * a_rh / a_0 (in natural units, 1/GeV)
# = H_rh_GeV / (a_0/a_rh) [natural units]
# = H_rh_GeV / a_ratio [GeV]
# Convert GeV -> Mpc^{-1}: k [Mpc^{-1}] = k [GeV] / Mpc_to_GeV_inv
# Wait: 1 Mpc = Mpc_to_GeV_inv GeV^{-1}, so 1 Mpc^{-1} = 1/Mpc_to_GeV_inv GeV
# k [Mpc^{-1}] = k [GeV] * Mpc_to_GeV_inv ... no.
# Mpc_to_GeV_inv = 1.563e38 GeV^{-1} per Mpc
# So 1 Mpc = 1.563e38 GeV^{-1}
# 1 Mpc^{-1} = 1/(1.563e38) GeV = 6.4e-39 GeV
# k [Mpc^{-1}] = k [GeV] / (6.4e-39) ... no:
# k [Mpc^{-1}] = k [GeV] * Mpc_to_GeV_inv [GeV^{-1}/Mpc] ...
# k [natural, GeV] = k [Mpc^{-1}] * (1 Mpc in GeV^{-1}) = k [Mpc^{-1}] * Mpc_to_GeV_inv
# So: k [Mpc^{-1}] = k [GeV] / Mpc_to_GeV_inv

k_rh_GeV = H_rh_GeV / a_ratio  # in GeV (comoving today)
k_rh_Mpc = k_rh_GeV / GeV_inv_to_Mpc  # Wait, GeV_inv_to_Mpc = Mpc / GeV^{-1}
# k [GeV] -> k [Mpc^{-1}]: k[Mpc^-1] = k[GeV] * (1 GeV) * (Mpc/GeV^{-1}) ...
# Let me use: k [Mpc^{-1}] = k [GeV] / (GeV_inv_to_Mpc)  iff GeV_inv_to_Mpc has units Mpc*GeV.
# Actually: GeV_inv_to_Mpc converts lengths from GeV^{-1} to Mpc.
# So 1 GeV^{-1} = GeV_inv_to_Mpc Mpc = 6.39e-39 Mpc.
# Wavenumber: k has units 1/length.
# k [Mpc^{-1}] = k [GeV] * (1 GeV^{-1} in Mpc) = k [GeV] * GeV_inv_to_Mpc.
# Wait no: k[GeV] means k has units of GeV (i.e., 1/length in natural units).
# 1 GeV = 1/(GeV_inv_to_Mpc Mpc) = 1/(6.39e-39 Mpc) = 1.565e38 Mpc^{-1}.
# So k [Mpc^{-1}] = k [GeV] / GeV_inv_to_Mpc... still confused.
# Let me just use: k [Mpc^{-1}] = k [GeV] * (hbar_c_GeV_m / Mpc_to_m)^{-1} ...
# No. Cleanly: k_physical = 2*pi / lambda.
# lambda [m] = (1/k[GeV]) * hbar_c_GeV_m = hbar_c_GeV_m / k[GeV]
# lambda [Mpc] = lambda[m] / Mpc_to_m = hbar_c_GeV_m / (k[GeV] * Mpc_to_m)
# k [Mpc^{-1}] = 1/lambda[Mpc] = k[GeV] * Mpc_to_m / hbar_c_GeV_m = k[GeV] * Mpc_to_GeV_inv

k_rh_Mpc_inv = k_rh_GeV * Mpc_to_GeV_inv  # Mpc^{-1}

print(f"T_rh = M_KK = {T_rh_GeV:.4e} GeV")
print(f"T_CMB = {T_CMB_GeV:.4e} GeV")
print(f"a_0/a_rh = T_rh/T_CMB = {a_ratio:.4e}")
print(f"k_rh (comoving today) = {k_rh_GeV:.4e} GeV = {k_rh_Mpc_inv:.4e} Mpc^{{-1}}")

print(f"\n--- Three-Frequency Universe Features ---")
for i in range(3):
    k_feat_Mpc = k_rh_Mpc_inv * x_feature[i]
    lambda_feat_Mpc = 2*PI / k_feat_Mpc if k_feat_Mpc > 0 else np.inf
    print(f"  Beat {i+1} (omega = {omega_beats[i]:.4f} M_KK):")
    print(f"    Feature at x = k/k_rh = {x_feature[i]:.6e}")
    print(f"    k_feature = {k_feat_Mpc:.4e} Mpc^{{-1}}")
    print(f"    lambda_feature = {lambda_feat_Mpc:.4e} Mpc")
    # Amplitude at the feature
    if x_feature[i] < 1:
        Phi_at_feat = (omega_beats[i] / (2*H_rh)) * (1/x_feature[i]**2 - 1)
        delta_P_feat = C_beat[i] * np.cos(Phi_at_feat)
        print(f"    delta_P/P at feature: {delta_P_feat:.4e}")

# ================================================================
# 13. THE n_s TRANSFER FUNCTION TILT
# ================================================================
#
# STRUCTURAL RESULT:
# The transfer function T(k) from GGE beats provides:
#   delta(n_s - 1) ~ 10^{-7}
# versus the needed +1.65.
#
# The GGE beats CANNOT provide the required tilt.
# They produce discrete-frequency oscillatory features, not power-law tilt.
# Even the feature amplitude is O(10^{-7}), unobservable.
#
# REASON: Three suppressions stack:
# (1) EIH singlet fraction f_s = 5.68e-5 (geometry-to-gravity filter)
# (2) GGE energy / SA energy ~ amp_E / rho_SA ~ O(1) in M_KK, but
#     after dividing by rho_SA_fold (in M_KK^4 ~ 1585): O(10^{-3})
# (3) omega_i / H ~ 10^{-4} (the beats are deep in the Friedmann passband,
#     so they pass without distortion, but their EFFECT on epsilon_H is
#     suppressed by this ratio when computing tilt)
#
# Combined: 5.7e-5 * 4.2e-3 * 9e-5 ~ 2e-11 per beat.
# Actual computed delta_T/T ~ 10^{-7} (dominated by the f_s * A_E/rho_SA term).

print(f"\n{'='*78}")
print(f"STRUCTURAL RESULT: Transfer Function Tilt")
print(f"{'='*78}")

# Compute the actual tilt from delta_T2 numerically
# Use the superhorizon portion (x < 1)
mask = (x > 0.001) & (x < 0.8)
if mask.sum() > 10:
    lnx_fit = np.log(x[mask])
    lnT2_fit = np.log(T2_total[mask])
    # Linear fit: lnT2 = a*lnx + b -> n_s - 1 = a
    from numpy.polynomial import polynomial as P_poly
    coeffs = np.polyfit(lnx_fit, lnT2_fit, 1)
    ns_from_T = 1.0 + coeffs[0]
else:
    ns_from_T = 1.0  # (local)

print(f"\nFitted n_s from T(k)^2 over superhorizon range:")
print(f"  n_s(from T) = {ns_from_T:.12f}")
print(f"  n_s - 1 = {ns_from_T - 1:.4e}")
print(f"\nPlanck target: n_s = {n_s_planck:.4f} +/- {n_s_sigma:.4f}")
print(f"Shortfall: need n_s - 1 = -0.035, have {ns_from_T - 1:.4e}")
print(f"Transfer function provides {(ns_from_T - 1)/(-0.035)*100:.4e}% of needed tilt")

# Suppression analysis:
supp_EIH = f_s
supp_rho = max(amp_E_beats[:2]) / rho_SA_fold  # ~4e-3
supp_omega_H = max(omega_beats) / H_rh  # ~5e-4
total_supp = supp_EIH * supp_rho

print(f"\n--- Suppression Analysis ---")
print(f"  EIH singlet fraction:     {supp_EIH:.4e}")
print(f"  GGE amplitude/rho_SA:     {supp_rho:.4e}")
print(f"  omega_beat/H:             {supp_omega_H:.4e}")
print(f"  Combined (EIH * rho):     {total_supp:.4e}")
print(f"  (omega/H further suppresses tilt, not amplitude)")

# ================================================================
# 14. WHERE DOES n_s COME FROM?
# ================================================================
#
# If the GGE beats don't provide the tilt, what does?
# In standard inflation: n_s - 1 = -2*epsilon - eta.
# In phonon-exflation: the transit is NOT inflation (epsilon ~ 3).
#
# Possible sources of tilt:
# (a) Modulated reheating: tau fluctuations -> different N_e
#     n_s - 1 = -2*epsilon_H evaluated at REHEATING, not transit.
#     If post-transit there is a brief slow-roll epoch (e.g., from the
#     spectral action potential), epsilon could be small.
# (b) KZ spectrum at INTERNAL scales: n_s = -0.68.
#     But this is at k >> M_KK, not CMB scales.
# (c) Curvaton mechanism: the GGE acts as a curvaton field
#     whose fluctuations convert to curvature perturbations later.
# (d) Pre-transit inflation: if the spectral action potential has
#     a nearly-flat region at large tau, slow-roll there gives n_s ~ 0.965.
#     But this requires epsilon << 1 in that region.
#
# The S43 KZ transfer function used epsilon_H = 0.0176 as INPUT
# (from Planck), not as a prediction. This was explicitly noted:
# "epsilon_H is input. n_s is consistency check, NOT prediction."
#
# The transfer function from GGE beats to CMB does NOT generate n_s.
# n_s must come from the expansion dynamics (epsilon_H at the epoch
# when perturbations are created).

print(f"\n--- n_s Source Analysis ---")
print(f"The GGE beat transfer function provides delta(n_s) ~ {ns_from_T - 1:.2e}")
print(f"This is {abs(ns_from_T - 1) / 0.035:.2e} of the needed tilt.")
print(f"The +1.65 shift CANNOT come from the transfer function.")
print(f"\nThe n_s problem reduces to: what is epsilon_H at the epoch")
print(f"when curvature perturbations are generated?")
print(f"  During transit: epsilon_H ~ 3 (kinetic domination, n_s = 4 BLUE)")
print(f"  For n_s = 0.965: need epsilon_H ~ 0.018 (slow-roll)")
print(f"  Shortfall: epsilon_H is 170x too large")
print(f"\nThe framework needs an epoch of near-de-Sitter expansion")
print(f"(epsilon << 1) to generate the observed red tilt.")
print(f"This is the INFLATION REQUIREMENT: phonon-exflation must either")
print(f"(a) identify such an epoch in its dynamics, or")
print(f"(b) find an alternative mechanism for generating red tilt.")

# ================================================================
# 15. GATE VERDICT
# ================================================================

print(f"\n{'='*78}")
print(f"GATE VERDICT: TRANSFER-FUNCTION-46 (INFO)")
print(f"{'='*78}")
print(f"\nWhat was computed:")
print(f"  1. EIH projection: f_s = {f_s:.4e} (singlet fraction -> 4D gravity)")
print(f"  2. Friedmann response: all 3 beats in passband (omega/H < 5e-4)")
print(f"  3. GGE beat modulation of P(k): delta_P/P ~ {max(C_beat):.4e}")
print(f"  4. Effective n_s from convolution: {ns_from_T:.8f}")
print(f"  5. Feature positions: k_rh = {k_rh_Mpc_inv:.4e} Mpc^{{-1}}")
print(f"\nWhat region of solution space is constrained:")
print(f"  The GGE beat -> 4D transfer function provides n_s - 1 ~ 10^{{-7}}.")
print(f"  This is 10^{{-5}} of the needed -0.035.")
print(f"  Three suppressions: EIH({supp_EIH:.1e}) * rho_ratio({supp_rho:.1e})")
print(f"    make the GGE beats INVISIBLE in the CMB power spectrum.")
print(f"  The Three-Frequency Universe features exist but at amplitude")
print(f"    {max(C_beat):.1e}, far below any conceivable measurement.")
print(f"\nWhat remains uncomputed:")
print(f"  1. n_s from alternative mechanisms (curvaton, modulated reheating")
print(f"     with post-transit slow-roll, pre-transit inflation)")
print(f"  2. The transit -> reheating transition dynamics")
print(f"  3. Whether the KZ internal spectrum n_s = -0.68 can be mapped")
print(f"     to CMB scales through a non-trivial k-k mapping")

# ================================================================
# 16. SAVE DATA
# ================================================================

np.savez('computations/session-46/s46_transfer_function.npz',
    # Gate info
    gate_name='TRANSFER-FUNCTION-46',
    gate_verdict='INFO',
    # Beat frequencies and amplitudes
    omega_beats=omega_beats,
    amp_E_beats=amp_E_beats,
    amp_4D=amp_4D,
    C_beat=C_beat,
    frac_mod=frac_mod,
    deg_beats=deg_beats,
    # EIH projection
    f_s=f_s,
    # Friedmann
    H_rh=H_rh,
    ratio_omega_H=ratio_omega_H,
    epsilon_H_transit=epsilon_H_direct,
    rho_SA_fold=rho_SA_fold,
    # Transfer function
    x=x,
    T2_total=T2_total,
    delta_T2=delta_T2,
    Phi=Phi,
    # Effective n_s
    ns_from_transfer=ns_from_T,
    ns_planck=n_s_planck,
    ns_sigma=n_s_sigma,
    ns_gap=ns_from_T - n_s_planck,
    # Feature positions
    x_feature=x_feature,
    k_rh_Mpc=k_rh_Mpc_inv,
    k_feature_Mpc=k_rh_Mpc_inv * x_feature,
    # Scale info
    M_KK_grav=M_KK_grav,
    t_MKK=t_MKK,
    dt_transit=dt_transit,
    n_cycles_transit=n_cycles,
    # Suppression breakdown
    supp_EIH=supp_EIH,
    supp_rho=supp_rho,
    supp_omega_H=supp_omega_H,
    supp_total=total_supp,
)

print(f"\nSaved: computations/session-46/s46_transfer_function.npz")

# ================================================================
# 17. FOUR-PANEL FIGURE
# ================================================================

fig, axes = plt.subplots(2, 2, figsize=(14, 10))

# Panel A: GGE beat frequencies and amplitudes
ax = axes[0, 0]
colors = ['#2196F3', '#FF5722', '#4CAF50']
labels = ['B2-B1 (slow)', 'B2-B3 (medium)', 'B1-B3 (fast)']
bar_x = np.arange(3)
bars = ax.bar(bar_x, omega_beats, color=colors, alpha=0.8, width=0.5)
for i, (b, a_e) in enumerate(zip(bars, amp_E_beats)):
    ax.text(b.get_x() + b.get_width()/2, b.get_height() + 0.005,
            f'A_E={a_e:.2f}', ha='center', va='bottom', fontsize=8)
ax.set_xticks(bar_x)
ax.set_xticklabels(labels, fontsize=8)
ax.set_ylabel(r'$\omega_i$ [$M_{KK}$]')
ax.set_title('A. GGE Beat Frequencies')
ax.axhline(H_fold, color='red', ls='--', alpha=0.3, label=f'H_fold={H_fold:.0f}')
ax.set_ylim(0, 0.4)
ax.legend(fontsize=8)
# Add annotation for omega/H
for i in range(3):
    ax.annotate(f'$\\omega/H = {ratio_omega_H[i]:.1e}$',
                xy=(i, omega_beats[i]), xytext=(i, omega_beats[i] + 0.03),
                fontsize=7, ha='center')

# Panel B: Transfer function T^2(k) vs x = k/k_rh
ax = axes[0, 1]
mask_plot = (x > 1e-3) & (x < 1)
ax.semilogx(x[mask_plot], T2_total[mask_plot], 'k-', lw=1.5)
ax.axhline(1.0, color='gray', ls='--', alpha=0.5)
for i in range(2):  # Skip beat 3 (negligible)
    if x_feature[i] > 1e-3 and x_feature[i] < 1:
        ax.axvline(x_feature[i], color=colors[i], ls=':', alpha=0.7,
                   label=f'Beat {i+1}: x={x_feature[i]:.1e}')
ax.set_xlabel(r'$x = k / k_{rh}$')
ax.set_ylabel(r'$T^2(k) = 1 + \delta T^2$')
ax.set_title(f'B. Transfer Function (max $\\delta T^2$ = {max(abs(delta_T2[mask_plot])):.1e})')
ax.legend(fontsize=8)
ax.set_xlim(1e-3, 1)

# Panel C: Suppression waterfall
ax = axes[1, 0]
supp_labels = ['Internal\n(GGE beats)', r'$\times f_s$ (EIH)', r'$\times A_E/\rho_{SA}$',
               r'$\times \omega/H$', r'4D $\delta P/P$']
supp_values = [1.0, f_s, f_s * supp_rho, f_s * supp_rho * supp_omega_H, max(C_beat)]
supp_colors = ['#2196F3', '#FF9800', '#F44336', '#9C27B0', '#4CAF50']
ax.barh(range(len(supp_labels)), np.log10(np.array(supp_values) + 1e-20),
        color=supp_colors, alpha=0.8)
ax.set_yticks(range(len(supp_labels)))
ax.set_yticklabels(supp_labels, fontsize=8)
ax.set_xlabel(r'$\log_{10}$ (suppression factor)')
ax.set_title('C. Suppression Cascade')
# Add values
for i, v in enumerate(supp_values):
    ax.text(np.log10(v + 1e-20) - 0.5, i, f'{v:.1e}', va='center', fontsize=8, color='white',
            fontweight='bold')
ax.set_xlim(-12, 0.5)

# Panel D: n_s diagnostic
ax = axes[1, 1]
# Plot n_s_eff vs x
x_ns = np.logspace(-2, -0.1, 200)
mask_valid = (x_ns > x.min()) & (x_ns < x.max())
x_ns = x_ns[mask_valid]
ns_profile = 1.0 + cs_lnP(np.log(x_ns), 1)
ax.semilogx(x_ns, ns_profile, 'k-', lw=1.5, label=r'$n_s$ from $T(k)$')
ax.axhline(n_s_planck, color='blue', ls='--', alpha=0.7, label=f'Planck: {n_s_planck}')
ax.axhspan(n_s_planck - n_s_sigma, n_s_planck + n_s_sigma, alpha=0.1, color='blue')
ax.axhline(1.0, color='gray', ls=':', alpha=0.5, label='Scale invariant')
ax.set_xlabel(r'$x = k / k_{rh}$')
ax.set_ylabel(r'$n_s(k)$')
ax.set_title(f'D. Spectral Index (gap to Planck = {abs(1.0 - n_s_planck):.3f})')
ax.legend(fontsize=8)
# Set y-range to show both 1.0 and 0.965
ax.set_ylim(0.93, 1.05)

plt.suptitle('TRANSFER-FUNCTION-46: GGE Beats $\\to$ 4D CMB Power Spectrum\n'
             f'$\\delta(n_s-1)$ = {ns_from_T - 1:.1e}, '
             f'$\\delta P/P$ = {max(C_beat):.1e}, '
             f'$f_s$ = {f_s:.1e}',
             fontsize=11, fontweight='bold')

plt.tight_layout()
plt.savefig('computations/session-46/s46_transfer_function.png', dpi=150, bbox_inches='tight')
print(f"Saved: computations/session-46/s46_transfer_function.png")
plt.close()

# ================================================================
# 18. SUMMARY TABLE
# ================================================================

print(f"\n{'='*78}")
print(f"SUMMARY TABLE")
print(f"{'='*78}")
print(f"\n{'Quantity':<40s} {'Value':<20s} {'Units':<15s}")
print(f"{'='*75}")
print(f"{'omega_1 (B2-B1)':<40s} {omega_beats[0]:<20.6f} {'M_KK':<15s}")
print(f"{'omega_2 (B2-B3)':<40s} {omega_beats[1]:<20.6f} {'M_KK':<15s}")
print(f"{'omega_3 (B1-B3)':<40s} {omega_beats[2]:<20.6f} {'M_KK':<15s}")
print(f"{'f_s (EIH singlet fraction)':<40s} {f_s:<20.4e} {'---':<15s}")
print(f"{'H_fold':<40s} {H_fold:<20.2f} {'M_KK':<15s}")
print(f"{'omega_max / H_fold':<40s} {max(ratio_omega_H):<20.4e} {'---':<15s}")
print(f"{'max(delta_P/P)':<40s} {max(C_beat):<20.4e} {'---':<15s}")
print(f"{'n_s from transfer':<40s} {ns_from_T:<20.10f} {'---':<15s}")
print(f"{'n_s gap (transfer - Planck)':<40s} {ns_from_T - n_s_planck:<20.4e} {'---':<15s}")
print(f"{'delta(n_s-1) provided':<40s} {ns_from_T - 1:<20.4e} {'---':<15s}")
print(f"{'delta(n_s-1) needed':<40s} {-0.035:<20.4f} {'---':<15s}")
print(f"{'k_rh (comoving today)':<40s} {k_rh_Mpc_inv:<20.4e} {'Mpc^-1':<15s}")
print(f"{'epsilon_H (transit)':<40s} {epsilon_H_direct:<20.6f} {'---':<15s}")
print(f"{'N_e (transit)':<40s} {dt_transit*H_fold:<20.6f} {'e-folds':<15s}")
print(f"{'='*75}")

print(f"\n{'='*78}")
print(f"COMPUTATION COMPLETE")
print(f"{'='*78}")
